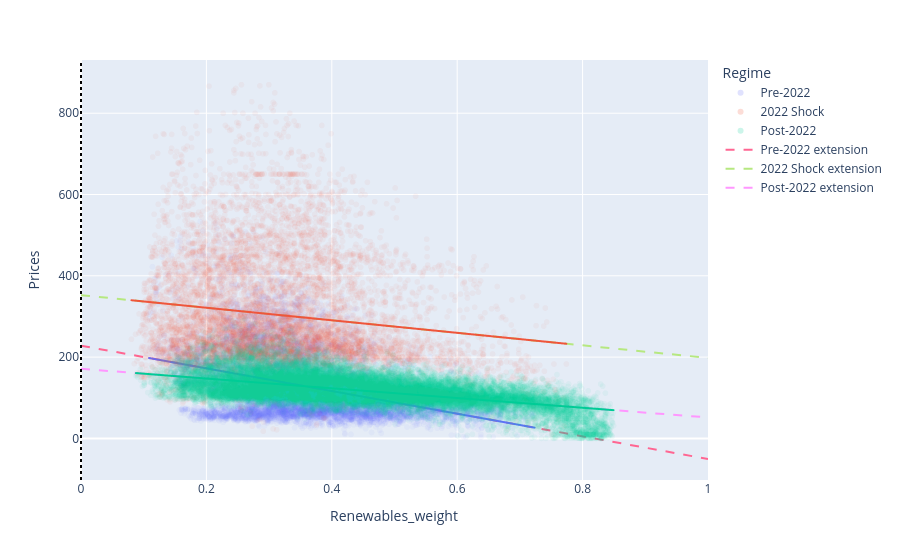

Here is the notebook cell this chart was saved with:
### Code cell
# extensions of x to see what happens when renewables is 0% and 100%
x_ext = np.linspace(0, 1, 100)

fig = px.scatter(
    data,
    x='Renewables_weight',
    y='Prices',
    color='Regime',
    trendline='ols', 
    opacity=0.05
)

results = px.get_trendline_results(fig)

for _, row in results.iterrows():
    regime = row['Regime']
    regime_robust_model = row['px_fit_results']

    intercept = regime_robust_model.params[0]
    slope = regime_robust_model.params[1]

    y_ext = intercept + slope * x_ext

    fig.add_trace(
        go.Scatter(
            x=x_ext,
            y=y_ext,
            mode='lines',
            name=f'{regime} extension',
            line=dict(
                dash='dash',
                width=2
            ),
            hovertemplate=(
                f'Regime: {regime}<br>'
                'Renewables: %{x:.2f}<br>'
                'Predicted Price: %{y:.2f}'
                '<extra></extra>'
            )
        )
    )

fig.add_vline(
    x=0,
    line_dash='dot',
    line_color='black'
)

### Figure 1 — Plotly figure (JSON) as saved in the notebook; plotly's stock layout.template omitted (floating-point values rounded to 4 significant figures; data arrays with more than 128 entries replaced by an {"elided": "..."} marker saying what was removed)
{"data": [{"hovertemplate": "Regime=Pre-2022<br>Renewables_weight=%{x}<br>Prices=%{y}<extra></extra>", "legendgroup": "Pre-2022", "marker": {"color": "#636efa", "opacity": 0.05, "symbol": "circle"}, "mode": "markers", "name": "Pre-2022", "showlegend": true, "type": "scattergl", "x": {"elided": "8758 float values"}, "xaxis": "x", "y": {"elided": "8758 float values"}, "yaxis": "y"}, {"hovertemplate": "<b>OLS trendline</b><br>Prices = -278.71 * Renewables_weight + 228.089<br>R<sup>2</sup>=0.153755<br><br>Regime=Pre-2022<br>Renewables_weight=%{x}<br>Prices=%{y} <b>(trend)</b><extra></extra>", "legendgroup": "Pre-2022", "marker": {"color": "#636efa", "symbol": "circle"}, "mode": "lines", "name": "Pre-2022", "showlegend": false, "type": "scattergl", "x": {"elided": "8758 float values"}, "xaxis": "x", "y": {"elided": "8758 float values"}, "yaxis": "y"}, {"hovertemplate": "Regime=2022 Shock<br>Renewables_weight=%{x}<br>Prices=%{y}<extra></extra>", "legendgroup": "2022 Shock", "marker": {"color": "#EF553B", "opacity": 0.05, "symbol": "circle"}, "mode": "markers", "name": "2022 Shock", "showlegend": true, "type": "scattergl", "x": {"elided": "8758 float values"}, "xaxis": "x", "y": {"elided": "8758 float values"}, "yaxis": "y"}, {"hovertemplate": "<b>OLS trendline</b><br>Prices = -154.366 * Renewables_weight + 352.359<br>R<sup>2</sup>=0.020173<br><br>Regime=2022 Shock<br>Renewables_weight=%{x}<br>Prices=%{y} <b>(trend)</b><extra></extra>", "legendgroup": "2022 Shock", "marker": {"color": "#EF553B", "symbol": "circle"}, "mode": "lines", "name": "2022 Shock", "showlegend": false, "type": "scattergl", "x": {"elided": "8758 float values"}, "xaxis": "x", "y": {"elided": "8758 float values"}, "yaxis": "y"}, {"hovertemplate": "Regime=Post-2022<br>Renewables_weight=%{x}<br>Prices=%{y}<extra></extra>", "legendgroup": "Post-2022", "marker": {"color": "#00cc96", "opacity": 0.05, "symbol": "circle"}, "mode": "markers", "name": "Post-2022", "showlegend": true, "type": "scattergl", "x": {"elided": "30544 float values"}, "xaxis": "x", "y": {"elided": "30544 float values"}, "yaxis": "y"}, {"hovertemplate": "<b>OLS trendline</b><br>Prices = -119.744 * Renewables_weight + 171.262<br>R<sup>2</sup>=0.328715<br><br>Regime=Post-2022<br>Renewables_weight=%{x}<br>Prices=%{y} <b>(trend)</b><extra></extra>", "legendgroup": "Post-2022", "marker": {"color": "#00cc96", "symbol": "circle"}, "mode": "lines", "name": "Post-2022", "showlegend": false, "type": "scattergl", "x": {"elided": "30544 float values"}, "xaxis": "x", "y": {"elided": "30544 float values"}, "yaxis": "y"}, {"hovertemplate": "Regime: Pre-2022<br>Renewables: %{x:.2f}<br>Predicted Price: %{y:.2f}<extra></extra>", "line": {"dash": "dash", "width": 2}, "mode": "lines", "name": "Pre-2022 extension", "type": "scatter", "x": [0.0, 0.0101, 0.0202, 0.0303, 0.0404, 0.05051, 0.06061, 0.07071, 0.08081, 0.09091, 0.101, 0.1111, 0.1212, 0.1313, 0.1414, 0.1515, 0.1616, 0.1717, 0.1818, 0.1919, 0.202, 0.2121, 0.2222, 0.2323, 0.2424, 0.2525, 0.2626, 0.2727, 0.2828, 0.2929, 0.303, 0.3131, 0.3232, 0.3333, 0.3434, 0.3535, 0.3636, 0.3737, 0.3838, 0.3939, 0.404, 0.4141, 0.4242, 0.4343, 0.4444, 0.4545, 0.4646, 0.4747, 0.4848, 0.4949, 0.5051, 0.5152, 0.5253, 0.5354, 0.5455, 0.5556, 0.5657, 0.5758, 0.5859, 0.596, 0.6061, 0.6162, 0.6263, 0.6364, 0.6465, 0.6566, 0.6667, 0.6768, 0.6869, 0.697, 0.7071, 0.7172, 0.7273, 0.7374, 0.7475, 0.7576, 0.7677, 0.7778, 0.7879, 0.798, 0.8081, 0.8182, 0.8283, 0.8384, 0.8485, 0.8586, 0.8687, 0.8788, 0.8889, 0.899, 0.9091, 0.9192, 0.9293, 0.9394, 0.9495, 0.9596, 0.9697, 0.9798, 0.9899, 1.0], "y": [228.1, 225.3, 222.5, 219.6, 216.8, 214.0, 211.2, 208.4, 205.6, 202.8, 199.9, 197.1, 194.3, 191.5, 188.7, 185.9, 183.0, 180.2, 177.4, 174.6, 171.8, 169.0, 166.2, 163.3, 160.5, 157.7, 154.9, 152.1, 149.3, 146.4, 143.6, 140.8, 138.0, 135.2, 132.4, 129.6, 126.7, 123.9, 121.1, 118.3, 115.5, 112.7, 109.8, 107.0, 104.2, 101.4, 98.59, 95.77, 92.96, 90.14, 87.33, 84.51, 81.7, 78.88, 76.07, 73.25, 70.43, 67.62, 64.8, 61.99, 59.17, 56.36, 53.54, 50.73, 47.91, 45.1, 42.28, 39.47, 36.65, 33.84, 31.02, 28.21, 25.39, 22.58, 19.76, 16.95, 14.13, 11.31, 8.499, 5.684, 2.869, 0.05356, -2.762, -5.577, -8.392, -11.21, -14.02, -16.84, -19.65, -22.47, -25.28, -28.1, -30.91, -33.73, -36.54, -39.36, -42.18, -44.99, -47.81, -50.62]}, {"hovertemplate": "Regime: 2022 Shock<br>Renewables: %{x:.2f}<br>Predicted Price: %{y:.2f}<extra></extra>", "line": {"dash": "dash", "width": 2}, "mode": "lines", "name": "2022 Shock extension", "type": "scatter", "x": [0.0, 0.0101, 0.0202, 0.0303, 0.0404, 0.05051, 0.06061, 0.07071, 0.08081, 0.09091, 0.101, 0.1111, 0.1212, 0.1313, 0.1414, 0.1515, 0.1616, 0.1717, 0.1818, 0.1919, 0.202, 0.2121, 0.2222, 0.2323, 0.2424, 0.2525, 0.2626, 0.2727, 0.2828, 0.2929, 0.303, 0.3131, 0.3232, 0.3333, 0.3434, 0.3535, 0.3636, 0.3737, 0.3838, 0.3939, 0.404, 0.4141, 0.4242, 0.4343, 0.4444, 0.4545, 0.4646, 0.4747, 0.4848, 0.4949, 0.5051, 0.5152, 0.5253, 0.5354, 0.5455, 0.5556, 0.5657, 0.5758, 0.5859, 0.596, 0.6061, 0.6162, 0.6263, 0.6364, 0.6465, 0.6566, 0.6667, 0.6768, 0.6869, 0.697, 0.7071, 0.7172, 0.7273, 0.7374, 0.7475, 0.7576, 0.7677, 0.7778, 0.7879, 0.798, 0.8081, 0.8182, 0.8283, 0.8384, 0.8485, 0.8586, 0.8687, 0.8788, 0.8889, 0.899, 0.9091, 0.9192, 0.9293, 0.9394, 0.9495, 0.9596, 0.9697, 0.9798, 0.9899, 1.0], "y": [352.4, 350.8, 349.2, 347.7, 346.1, 344.6, 343.0, 341.4, 339.9, 338.3, 336.8, 335.2, 333.6, 332.1, 330.5, 329.0, 327.4, 325.9, 324.3, 322.7, 321.2, 319.6, 318.1, 316.5, 314.9, 313.4, 311.8, 310.3, 308.7, 307.1, 305.6, 304.0, 302.5, 300.9, 299.3, 297.8, 296.2, 294.7, 293.1, 291.5, 290.0, 288.4, 286.9, 285.3, 283.8, 282.2, 280.6, 279.1, 277.5, 276.0, 274.4, 272.8, 271.3, 269.7, 268.2, 266.6, 265.0, 263.5, 261.9, 260.4, 258.8, 257.2, 255.7, 254.1, 252.6, 251.0, 249.4, 247.9, 246.3, 244.8, 243.2, 241.7, 240.1, 238.5, 237.0, 235.4, 233.9, 232.3, 230.7, 229.2, 227.6, 226.1, 224.5, 222.9, 221.4, 219.8, 218.3, 216.7, 215.1, 213.6, 212.0, 210.5, 208.9, 207.3, 205.8, 204.2, 202.7, 201.1, 199.6, 198.0]}, {"hovertemplate": "Regime: Post-2022<br>Renewables: %{x:.2f}<br>Predicted Price: %{y:.2f}<extra></extra>", "line": {"dash": "dash", "width": 2}, "mode": "lines", "name": "Post-2022 extension", "type": "scatter", "x": [0.0, 0.0101, 0.0202, 0.0303, 0.0404, 0.05051, 0.06061, 0.07071, 0.08081, 0.09091, 0.101, 0.1111, 0.1212, 0.1313, 0.1414, 0.1515, 0.1616, 0.1717, 0.1818, 0.1919, 0.202, 0.2121, 0.2222, 0.2323, 0.2424, 0.2525, 0.2626, 0.2727, 0.2828, 0.2929, 0.303, 0.3131, 0.3232, 0.3333, 0.3434, 0.3535, 0.3636, 0.3737, 0.3838, 0.3939, 0.404, 0.4141, 0.4242, 0.4343, 0.4444, 0.4545, 0.4646, 0.4747, 0.4848, 0.4949, 0.5051, 0.5152, 0.5253, 0.5354, 0.5455, 0.5556, 0.5657, 0.5758, 0.5859, 0.596, 0.6061, 0.6162, 0.6263, 0.6364, 0.6465, 0.6566, 0.6667, 0.6768, 0.6869, 0.697, 0.7071, 0.7172, 0.7273, 0.7374, 0.7475, 0.7576, 0.7677, 0.7778, 0.7879, 0.798, 0.8081, 0.8182, 0.8283, 0.8384, 0.8485, 0.8586, 0.8687, 0.8788, 0.8889, 0.899, 0.9091, 0.9192, 0.9293, 0.9394, 0.9495, 0.9596, 0.9697, 0.9798, 0.9899, 1.0], "y": [171.3, 170.1, 168.8, 167.6, 166.4, 165.2, 164.0, 162.8, 161.6, 160.4, 159.2, 158.0, 156.7, 155.5, 154.3, 153.1, 151.9, 150.7, 149.5, 148.3, 147.1, 145.9, 144.7, 143.4, 142.2, 141.0, 139.8, 138.6, 137.4, 136.2, 135.0, 133.8, 132.6, 131.3, 130.1, 128.9, 127.7, 126.5, 125.3, 124.1, 122.9, 121.7, 120.5, 119.3, 118.0, 116.8, 115.6, 114.4, 113.2, 112.0, 110.8, 109.6, 108.4, 107.2, 105.9, 104.7, 103.5, 102.3, 101.1, 99.9, 98.69, 97.48, 96.27, 95.06, 93.85, 92.64, 91.43, 90.22, 89.01, 87.8, 86.59, 85.39, 84.18, 82.97, 81.76, 80.55, 79.34, 78.13, 76.92, 75.71, 74.5, 73.29, 72.08, 70.87, 69.66, 68.45, 67.24, 66.03, 64.82, 63.61, 62.4, 61.19, 59.99, 58.78, 57.57, 56.36, 55.15, 53.94, 52.73, 51.52]}], "layout": {"legend": {"title": {"text": "Regime"}, "tracegroupgap": 0}, "margin": {"t": 60}, "shapes": [{"line": {"color": "black", "dash": "dot"}, "type": "line", "x0": 0, "x1": 0, "xref": "x", "y0": 0, "y1": 1, "yref": "y domain"}], "xaxis": {"anchor": "y", "domain": [0, 1], "title": {"text": "Renewables_weight"}}, "yaxis": {"anchor": "x", "domain": [0, 1], "title": {"text": "Prices"}}}}
